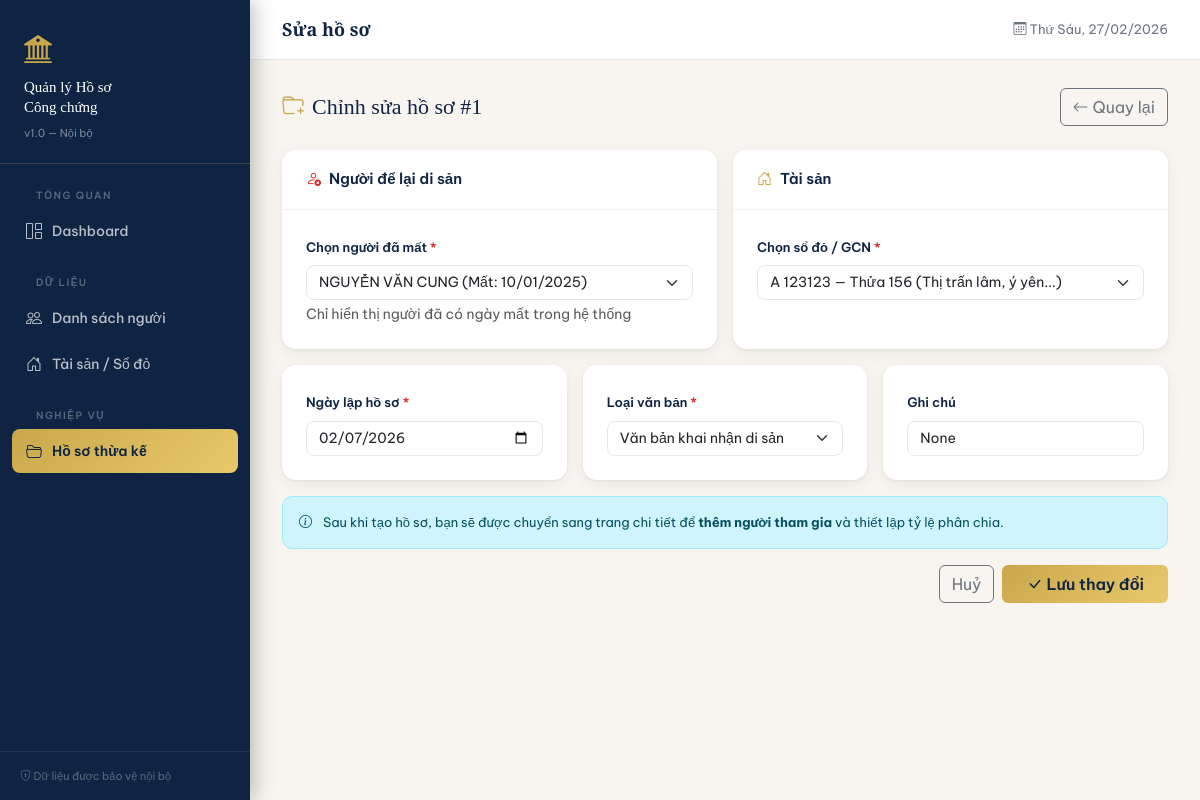
Page /cases/1/edit on the committed database.
### models.py (models this page shows, shortened)
class InheritanceCase(Base):
    __tablename__ = "inheritance_cases"
    id               = Column(Integer, primary_key=True, index=True)
    nguoi_chet_id    = Column(Integer, ForeignKey("customers.id"), nullable=False)
    tai_san_id       = Column(Integer, ForeignKey("properties.id"), nullable=False)
    ngay_lap_ho_so   = Column(Date,    nullable=False)
    loai_van_ban     = Column(String(50), default="khai_nhan")   # khai_nhan / thoa_thuan
    trang_thai       = Column(String(20), default="draft")       # draft / locked
    ghi_chu          = Column(Text,    nullable=True)
    created_at       = Column(DateTime, server_default=func.now())
    nguoi_chet   = relationship("Customer", back_populates="inheritance_cases", foreign_keys=[nguoi_chet_id])
    tai_san      = relationship("Property", back_populates="inheritance_cases")
    participants = relationship("InheritanceParticipant", back_populates="ho_so", cascade="all, delete-orphan")

### routers/cases.py (the view)
@router.get("/{cid}/edit")
def edit_form(cid: int, request: Request, db: Session = Depends(get_db)):
    case = db.query(InheritanceCase).filter(InheritanceCase.id == cid).first()
    if not case: raise HTTPException(404)
    if case.is_locked:
        return RedirectResponse(f"/cases/{cid}", status_code=302)
    all_customers = db.query(Customer).order_by(Customer.ho_ten).all()
    deceased = [c for c in all_customers if c.ngay_chet is not None]
    properties = db.query(Property).order_by(Property.id.desc()).all()
    return templates.TemplateResponse("cases/form.html", {
        "request": request, "obj": case,
        "deceased": deceased, "properties": properties, "errors": []
    })

### templates/cases/form.html (shortened to what this page needs)
{% extends "base.html" %}
{% block topbar_title %}{{ 'Sửa hồ sơ' if obj else 'Tạo hồ sơ thừa kế mới' }}{% endblock %}
{% block content %}
{% set action = '/cases/' + obj.id|string + '/edit' if obj else '/cases/create' %}
<div class="page-header">
  <h2><i class="bi bi-folder-plus me-2" style="color:var(--gold)"></i>{{ 'Chỉnh sửa hồ sơ #' + obj.id|string if obj else 'Tạo hồ sơ thừa kế mới' }}</h2>
  <a href="/cases" class="btn btn-outline-secondary"><i class="bi bi-arrow-left me-1"></i>Quay lại</a>
</div>
{% if not deceased %}
<div class="alert alert-warning">
  <i class="bi bi-exclamation-triangle me-2"></i>
  Chưa có người nào được đánh dấu là đã mất.
  Hãy <a href="/customers/create" class="alert-link">thêm người</a> và điền ngày mất trước.
</div>
{% elif not properties %}
<div class="alert alert-warning">
  <i class="bi bi-exclamation-triangle me-2"></i>
  Chưa có tài sản nào.
  Hãy <a href="/properties/create" class="alert-link">thêm tài sản</a> trước.
</div>
{% else %}
<form method="post" action="{{ action }}">
<div class="row g-3">
  <div class="col-md-6">
    <div class="card h-100">
      <div class="card-header"><i class="bi bi-person-x me-2" style="color:#dc2626"></i>Người để lại di sản</div>
      <div class="card-body">
        <label class="form-label required">Chọn người đã mất</label>
        <select name="nguoi_chet_id" class="form-select" required>
          {% for c in deceased %}
          <option value="{{ c.id }}" {{ 'selected' if obj and obj.nguoi_chet_id == c.id }}>
            {{ c.ho_ten }} (Mất: {{ c.ngay_chet.strftime('%d/%m/%Y') }})
          </option>
          {% endfor %}
        </select>
        <small class="text-muted mt-1 d-block">Chỉ hiển thị người đã có ngày mất trong hệ thống</small>
      </div>
    </div>
  </div>
  <div class="col-md-6">
    <div class="card h-100">
      <div class="card-header"><i class="bi bi-house-door me-2" style="color:var(--gold)"></i>Tài sản</div>
      <div class="card-body">
        <label class="form-label required">Chọn sổ đỏ / GCN</label>
        <select name="tai_san_id" class="form-select" required>
          {% for p in properties %}
          <option value="{{ p.id }}" {{ 'selected' if obj and obj.tai_san_id == p.id }}>
            {{ p.so_serial }} — Thửa {{ p.so_thua_dat or '?' }} ({{ p.dia_chi[:40] }}...)
          </option>
          {% endfor %}
        </select>
      </div>
    </div>
  </div>
  <div class="col-md-4">
    <div class="card">
      <div class="card-body">
        <label class="form-label required">Ngày lập hồ sơ</label>
        <input type="date" name="ngay_lap_ho_so" class="form-control"
               value="{{ obj.ngay_lap_ho_so.isoformat() if obj else '' }}" required>
      </div>
    </div>
  </div>
  <div class="col-md-4">
    <div class="card">
      <div class="card-body">
        <label class="form-label required">Loại văn bản</label>
        <select name="loai_van_ban" class="form-select">
          <option value="khai_nhan" {{ 'selected' if not obj or obj.loai_van_ban == 'khai_nhan' }}>Văn bản khai nhận di sản</option>
        </select>
      </div>
    </div>
  </div>
  <div class="col-md-4">
    <div class="card">
      <div class="card-body">
        <label class="form-label">Ghi chú</label>
        <input type="text" name="ghi_chu" class="form-control"
               value="{{ obj.ghi_chu if obj else '' }}" placeholder="Ghi chú tuỳ chọn...">
      </div>
    </div>
  </div>
</div>
<div class="alert alert-info mt-3" style="font-size:13px">
  <i class="bi bi-info-circle me-2"></i>
  Sau khi tạo hồ sơ, bạn sẽ được chuyển sang trang chi tiết để <strong>thêm người tham gia</strong> và thiết lập tỷ lệ phân chia.
</div>
<div class="d-flex gap-2 justify-content-end mt-3">
  <a href="/cases" class="btn btn-outline-secondary">Huỷ</a>
  <button type="submit" class="btn btn-gold px-4">
    <i class="bi bi-check-lg me-1"></i>{{ 'Lưu thay đổi' if obj else 'Tạo hồ sơ' }}
  </button>
</div>
</form>
{% endif %}
{% endblock %}

### templates/base.html (style rules this page uses)
:root { --navy: #0f2443; --navy2: #1a3a6b; --gold: #c9a84c; --gold2: #e8c96a; --cream: #f8f5f0; --text: #1e1e2e; --muted: #6b7280; --sidebar-w: 250px; }
* { box-sizing: border-box; }
body { font-family: 'Be Vietnam Pro', sans-serif; background: var(--cream); color: var(--text); margin: 0; }
.card { border: none; border-radius: 14px; box-shadow: 0 1px 3px rgba(0,0,0,.06), 0 4px 16px rgba(0,0,0,.06); background: #fff; }
.card-header { background: #fff; border-bottom: 1px solid #f0f0f0; border-radius: 14px 14px 0 0 !important; padding: 18px 24px; font-weight: 600; font-size: 15px; color: var(--navy); }
.card-body { padding: 24px; }
.btn-gold { background: linear-gradient(135deg, var(--gold), var(--gold2)); border: none; color: var(--navy); font-weight: 600; }
.form-label { font-size: 13px; font-weight: 600; color: var(--navy); }
.form-control, .form-select { border-radius: 8px; border-color: #e5e7eb; font-size: 14px; }
.required::after { content: ' *'; color: #dc2626; }
.page-header { display: flex; align-items: center; justify-content: space-between; margin-bottom: 24px; }
.page-header h2 { font-family: 'Playfair Display', serif; font-size: 22px; color: var(--navy); margin: 0; }
.alert { border-radius: 10px; font-size: 14px; }

### rows in the picture
InheritanceCase: id "Chỉnh sửa hồ sơ #1", ngay_lap_ho_so "02/07/2026", ghi_chu "None"

### other values in the picture
{{ 'Sửa hồ sơ' if obj else 'Tạo hồ sơ thừa kế mới' }} "Sửa hồ sơ"
{{ 'Lưu thay đổi' if obj else 'Tạo hồ sơ' }} "Lưu thay đổi"
form field nguoi_chet_id "NGUYỄN VĂN CUNG (Mất: 10/01/2025)"
form field tai_san_id "A 123123 — Thửa 156 (Thị trấn lâm, ý yên...)"
